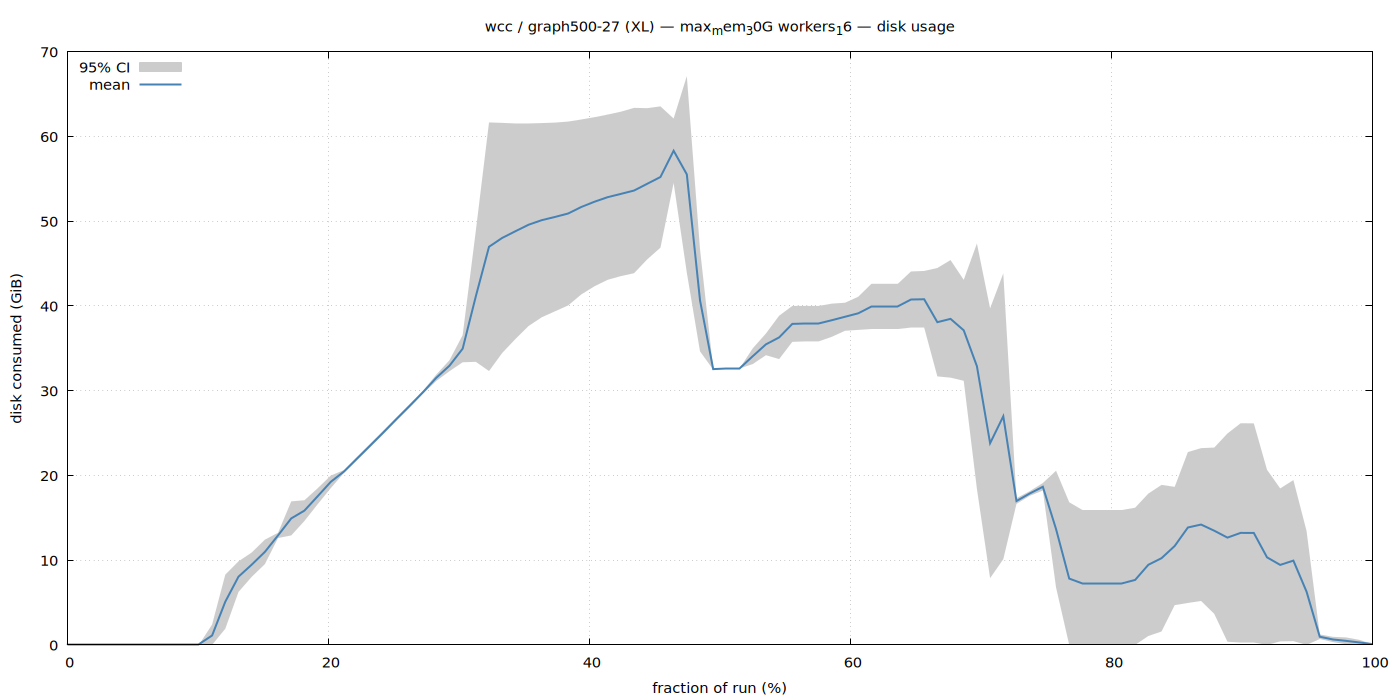

Write gnuplot code to recreate this figure.
set terminal pngcairo size 1400,700 enhanced font 'Sans,11'
set output '/home/ubuntu/nvm/gfrs/wcc/XL/graph500-27/max_mem_30G_workers_16/disk.png'
set title "wcc / graph500-27 (XL) — max_mem_30G workers_16 — disk usage"
set xlabel 'fraction of run (%)'
set ylabel 'disk consumed (GiB)'
set grid
set key top left
set yrange [0:*]
plot '/home/ubuntu/nvm/gfrs/wcc/XL/graph500-27/max_mem_30G_workers_16/disk.dat' using 1:3:4 with filledcurves lc rgb '#cccccc' title '95% CI', \
     '' using 1:2 with lines lw 2 lc rgb '#4682b4' title 'mean'
